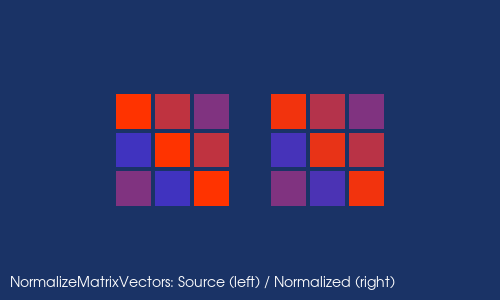

Source code (Python):
#!/usr/bin/env python

# Demonstrate vtkNormalizeMatrixVectors by creating a diagonal matrix
# with off-diagonal entries, normalizing its column vectors, and
# visualizing the before/after matrices as colored heatmaps.

# Factory overrides
import vtkmodules.vtkInteractionStyle  # noqa: F401
import vtkmodules.vtkRenderingFreeType  # noqa: F401
import vtkmodules.vtkRenderingOpenGL2  # noqa: F401

from vtkmodules.vtkFiltersGeneral import vtkNormalizeMatrixVectors
from vtkmodules.vtkFiltersSources import (
    vtkDiagonalMatrixSource,
    vtkPlaneSource,
)
from vtkmodules.vtkRenderingCore import (
    vtkActor,
    vtkPolyDataMapper,
    vtkRenderWindow,
    vtkRenderWindowInteractor,
    vtkRenderer,
    vtkTextActor,
)

# Create a 3x3 diagonal matrix with sub- and super-diagonals
source = vtkDiagonalMatrixSource()
source.SetExtents(3)
source.SetArrayType(0)  # 0 = DENSE
source.SetDiagonal(1.0)
source.SetSuperDiagonal(0.5)
source.SetSubDiagonal(-0.5)
source.Update()

# Normalize column vectors
normalize = vtkNormalizeMatrixVectors()
normalize.AddInputConnection(source.GetOutputPort())
normalize.SetVectorDimension(1)
normalize.Update()

# Read values from the source and normalized arrays
src_arr = source.GetOutput().GetArray(0)
norm_arr = normalize.GetOutput().GetArray(0)

# Visualize both as 3x3 heatmaps side by side
# Source matrix (diagonal=1.0, super=0.5, sub=-0.5):
#   [1.0,  0.5,  0.0]
#   [-0.5, 1.0,  0.5]
#   [0.0, -0.5,  1.0]
# Color mapping: norm_val = (val + 1.0) / 2.0

# Source matrix (left) — row 0
src_cell_0_0 = vtkPlaneSource()
src_cell_0_0.SetOrigin(0, 2, 0)
src_cell_0_0.SetPoint1(0.9, 2, 0)
src_cell_0_0.SetPoint2(0, 2.9, 0)

src_cell_mapper_0_0 = vtkPolyDataMapper()
src_cell_mapper_0_0.SetInputConnection(src_cell_0_0.GetOutputPort())

src_cell_actor_0_0 = vtkActor()
src_cell_actor_0_0.SetMapper(src_cell_mapper_0_0)
src_cell_actor_0_0.GetProperty().SetColor(1.0, 0.2, 0.0)

src_cell_0_1 = vtkPlaneSource()
src_cell_0_1.SetOrigin(1, 2, 0)
src_cell_0_1.SetPoint1(1.9, 2, 0)
src_cell_0_1.SetPoint2(1, 2.9, 0)

src_cell_mapper_0_1 = vtkPolyDataMapper()
src_cell_mapper_0_1.SetInputConnection(src_cell_0_1.GetOutputPort())

src_cell_actor_0_1 = vtkActor()
src_cell_actor_0_1.SetMapper(src_cell_mapper_0_1)
src_cell_actor_0_1.GetProperty().SetColor(0.75, 0.2, 0.25)

src_cell_0_2 = vtkPlaneSource()
src_cell_0_2.SetOrigin(2, 2, 0)
src_cell_0_2.SetPoint1(2.9, 2, 0)
src_cell_0_2.SetPoint2(2, 2.9, 0)

src_cell_mapper_0_2 = vtkPolyDataMapper()
src_cell_mapper_0_2.SetInputConnection(src_cell_0_2.GetOutputPort())

src_cell_actor_0_2 = vtkActor()
src_cell_actor_0_2.SetMapper(src_cell_mapper_0_2)
src_cell_actor_0_2.GetProperty().SetColor(0.5, 0.2, 0.5)

# Source matrix (left) — row 1
src_cell_1_0 = vtkPlaneSource()
src_cell_1_0.SetOrigin(0, 1, 0)
src_cell_1_0.SetPoint1(0.9, 1, 0)
src_cell_1_0.SetPoint2(0, 1.9, 0)

src_cell_mapper_1_0 = vtkPolyDataMapper()
src_cell_mapper_1_0.SetInputConnection(src_cell_1_0.GetOutputPort())

src_cell_actor_1_0 = vtkActor()
src_cell_actor_1_0.SetMapper(src_cell_mapper_1_0)
src_cell_actor_1_0.GetProperty().SetColor(0.25, 0.2, 0.75)

src_cell_1_1 = vtkPlaneSource()
src_cell_1_1.SetOrigin(1, 1, 0)
src_cell_1_1.SetPoint1(1.9, 1, 0)
src_cell_1_1.SetPoint2(1, 1.9, 0)

src_cell_mapper_1_1 = vtkPolyDataMapper()
src_cell_mapper_1_1.SetInputConnection(src_cell_1_1.GetOutputPort())

src_cell_actor_1_1 = vtkActor()
src_cell_actor_1_1.SetMapper(src_cell_mapper_1_1)
src_cell_actor_1_1.GetProperty().SetColor(1.0, 0.2, 0.0)

src_cell_1_2 = vtkPlaneSource()
src_cell_1_2.SetOrigin(2, 1, 0)
src_cell_1_2.SetPoint1(2.9, 1, 0)
src_cell_1_2.SetPoint2(2, 1.9, 0)

src_cell_mapper_1_2 = vtkPolyDataMapper()
src_cell_mapper_1_2.SetInputConnection(src_cell_1_2.GetOutputPort())

src_cell_actor_1_2 = vtkActor()
src_cell_actor_1_2.SetMapper(src_cell_mapper_1_2)
src_cell_actor_1_2.GetProperty().SetColor(0.75, 0.2, 0.25)

# Source matrix (left) — row 2
src_cell_2_0 = vtkPlaneSource()
src_cell_2_0.SetOrigin(0, 0, 0)
src_cell_2_0.SetPoint1(0.9, 0, 0)
src_cell_2_0.SetPoint2(0, 0.9, 0)

src_cell_mapper_2_0 = vtkPolyDataMapper()
src_cell_mapper_2_0.SetInputConnection(src_cell_2_0.GetOutputPort())

src_cell_actor_2_0 = vtkActor()
src_cell_actor_2_0.SetMapper(src_cell_mapper_2_0)
src_cell_actor_2_0.GetProperty().SetColor(0.5, 0.2, 0.5)

src_cell_2_1 = vtkPlaneSource()
src_cell_2_1.SetOrigin(1, 0, 0)
src_cell_2_1.SetPoint1(1.9, 0, 0)
src_cell_2_1.SetPoint2(1, 0.9, 0)

src_cell_mapper_2_1 = vtkPolyDataMapper()
src_cell_mapper_2_1.SetInputConnection(src_cell_2_1.GetOutputPort())

src_cell_actor_2_1 = vtkActor()
src_cell_actor_2_1.SetMapper(src_cell_mapper_2_1)
src_cell_actor_2_1.GetProperty().SetColor(0.25, 0.2, 0.75)

src_cell_2_2 = vtkPlaneSource()
src_cell_2_2.SetOrigin(2, 0, 0)
src_cell_2_2.SetPoint1(2.9, 0, 0)
src_cell_2_2.SetPoint2(2, 0.9, 0)

src_cell_mapper_2_2 = vtkPolyDataMapper()
src_cell_mapper_2_2.SetInputConnection(src_cell_2_2.GetOutputPort())

src_cell_actor_2_2 = vtkActor()
src_cell_actor_2_2.SetMapper(src_cell_mapper_2_2)
src_cell_actor_2_2.GetProperty().SetColor(1.0, 0.2, 0.0)

# Normalized matrix (right, offset by 4) — use norm_arr runtime values
norm_color_0_0 = (norm_arr.GetValue(0, 0) + 1.0) / 2.0
norm_color_0_1 = (norm_arr.GetValue(0, 1) + 1.0) / 2.0
norm_color_0_2 = (norm_arr.GetValue(0, 2) + 1.0) / 2.0
norm_color_1_0 = (norm_arr.GetValue(1, 0) + 1.0) / 2.0
norm_color_1_1 = (norm_arr.GetValue(1, 1) + 1.0) / 2.0
norm_color_1_2 = (norm_arr.GetValue(1, 2) + 1.0) / 2.0
norm_color_2_0 = (norm_arr.GetValue(2, 0) + 1.0) / 2.0
norm_color_2_1 = (norm_arr.GetValue(2, 1) + 1.0) / 2.0
norm_color_2_2 = (norm_arr.GetValue(2, 2) + 1.0) / 2.0

# Normalized — row 0
norm_cell_0_0 = vtkPlaneSource()
norm_cell_0_0.SetOrigin(4, 2, 0)
norm_cell_0_0.SetPoint1(4.9, 2, 0)
norm_cell_0_0.SetPoint2(4, 2.9, 0)

norm_cell_mapper_0_0 = vtkPolyDataMapper()
norm_cell_mapper_0_0.SetInputConnection(norm_cell_0_0.GetOutputPort())

norm_cell_actor_0_0 = vtkActor()
norm_cell_actor_0_0.SetMapper(norm_cell_mapper_0_0)
norm_cell_actor_0_0.GetProperty().SetColor(norm_color_0_0, 0.2, 1.0 - norm_color_0_0)

norm_cell_0_1 = vtkPlaneSource()
norm_cell_0_1.SetOrigin(5, 2, 0)
norm_cell_0_1.SetPoint1(5.9, 2, 0)
norm_cell_0_1.SetPoint2(5, 2.9, 0)

norm_cell_mapper_0_1 = vtkPolyDataMapper()
norm_cell_mapper_0_1.SetInputConnection(norm_cell_0_1.GetOutputPort())

norm_cell_actor_0_1 = vtkActor()
norm_cell_actor_0_1.SetMapper(norm_cell_mapper_0_1)
norm_cell_actor_0_1.GetProperty().SetColor(norm_color_0_1, 0.2, 1.0 - norm_color_0_1)

norm_cell_0_2 = vtkPlaneSource()
norm_cell_0_2.SetOrigin(6, 2, 0)
norm_cell_0_2.SetPoint1(6.9, 2, 0)
norm_cell_0_2.SetPoint2(6, 2.9, 0)

norm_cell_mapper_0_2 = vtkPolyDataMapper()
norm_cell_mapper_0_2.SetInputConnection(norm_cell_0_2.GetOutputPort())

norm_cell_actor_0_2 = vtkActor()
norm_cell_actor_0_2.SetMapper(norm_cell_mapper_0_2)
norm_cell_actor_0_2.GetProperty().SetColor(norm_color_0_2, 0.2, 1.0 - norm_color_0_2)

# Normalized — row 1
norm_cell_1_0 = vtkPlaneSource()
norm_cell_1_0.SetOrigin(4, 1, 0)
norm_cell_1_0.SetPoint1(4.9, 1, 0)
norm_cell_1_0.SetPoint2(4, 1.9, 0)

norm_cell_mapper_1_0 = vtkPolyDataMapper()
norm_cell_mapper_1_0.SetInputConnection(norm_cell_1_0.GetOutputPort())

norm_cell_actor_1_0 = vtkActor()
norm_cell_actor_1_0.SetMapper(norm_cell_mapper_1_0)
norm_cell_actor_1_0.GetProperty().SetColor(norm_color_1_0, 0.2, 1.0 - norm_color_1_0)

norm_cell_1_1 = vtkPlaneSource()
norm_cell_1_1.SetOrigin(5, 1, 0)
norm_cell_1_1.SetPoint1(5.9, 1, 0)
norm_cell_1_1.SetPoint2(5, 1.9, 0)

norm_cell_mapper_1_1 = vtkPolyDataMapper()
norm_cell_mapper_1_1.SetInputConnection(norm_cell_1_1.GetOutputPort())

norm_cell_actor_1_1 = vtkActor()
norm_cell_actor_1_1.SetMapper(norm_cell_mapper_1_1)
norm_cell_actor_1_1.GetProperty().SetColor(norm_color_1_1, 0.2, 1.0 - norm_color_1_1)

norm_cell_1_2 = vtkPlaneSource()
norm_cell_1_2.SetOrigin(6, 1, 0)
norm_cell_1_2.SetPoint1(6.9, 1, 0)
norm_cell_1_2.SetPoint2(6, 1.9, 0)

norm_cell_mapper_1_2 = vtkPolyDataMapper()
norm_cell_mapper_1_2.SetInputConnection(norm_cell_1_2.GetOutputPort())

norm_cell_actor_1_2 = vtkActor()
norm_cell_actor_1_2.SetMapper(norm_cell_mapper_1_2)
norm_cell_actor_1_2.GetProperty().SetColor(norm_color_1_2, 0.2, 1.0 - norm_color_1_2)

# Normalized — row 2
norm_cell_2_0 = vtkPlaneSource()
norm_cell_2_0.SetOrigin(4, 0, 0)
norm_cell_2_0.SetPoint1(4.9, 0, 0)
norm_cell_2_0.SetPoint2(4, 0.9, 0)

norm_cell_mapper_2_0 = vtkPolyDataMapper()
norm_cell_mapper_2_0.SetInputConnection(norm_cell_2_0.GetOutputPort())

norm_cell_actor_2_0 = vtkActor()
norm_cell_actor_2_0.SetMapper(norm_cell_mapper_2_0)
norm_cell_actor_2_0.GetProperty().SetColor(norm_color_2_0, 0.2, 1.0 - norm_color_2_0)

norm_cell_2_1 = vtkPlaneSource()
norm_cell_2_1.SetOrigin(5, 0, 0)
norm_cell_2_1.SetPoint1(5.9, 0, 0)
norm_cell_2_1.SetPoint2(5, 0.9, 0)

norm_cell_mapper_2_1 = vtkPolyDataMapper()
norm_cell_mapper_2_1.SetInputConnection(norm_cell_2_1.GetOutputPort())

norm_cell_actor_2_1 = vtkActor()
norm_cell_actor_2_1.SetMapper(norm_cell_mapper_2_1)
norm_cell_actor_2_1.GetProperty().SetColor(norm_color_2_1, 0.2, 1.0 - norm_color_2_1)

norm_cell_2_2 = vtkPlaneSource()
norm_cell_2_2.SetOrigin(6, 0, 0)
norm_cell_2_2.SetPoint1(6.9, 0, 0)
norm_cell_2_2.SetPoint2(6, 0.9, 0)

norm_cell_mapper_2_2 = vtkPolyDataMapper()
norm_cell_mapper_2_2.SetInputConnection(norm_cell_2_2.GetOutputPort())

norm_cell_actor_2_2 = vtkActor()
norm_cell_actor_2_2.SetMapper(norm_cell_mapper_2_2)
norm_cell_actor_2_2.GetProperty().SetColor(norm_color_2_2, 0.2, 1.0 - norm_color_2_2)

# Label
label = vtkTextActor()
label.SetInput("NormalizeMatrixVectors: Source (left) / Normalized (right)")
label.GetTextProperty().SetFontSize(14)
label.GetTextProperty().SetColor(1, 1, 1)
label.SetPosition(10, 10)

# Renderer
renderer = vtkRenderer()
renderer.AddActor(src_cell_actor_0_0)
renderer.AddActor(src_cell_actor_0_1)
renderer.AddActor(src_cell_actor_0_2)
renderer.AddActor(src_cell_actor_1_0)
renderer.AddActor(src_cell_actor_1_1)
renderer.AddActor(src_cell_actor_1_2)
renderer.AddActor(src_cell_actor_2_0)
renderer.AddActor(src_cell_actor_2_1)
renderer.AddActor(src_cell_actor_2_2)
renderer.AddActor(norm_cell_actor_0_0)
renderer.AddActor(norm_cell_actor_0_1)
renderer.AddActor(norm_cell_actor_0_2)
renderer.AddActor(norm_cell_actor_1_0)
renderer.AddActor(norm_cell_actor_1_1)
renderer.AddActor(norm_cell_actor_1_2)
renderer.AddActor(norm_cell_actor_2_0)
renderer.AddActor(norm_cell_actor_2_1)
renderer.AddActor(norm_cell_actor_2_2)
renderer.AddViewProp(label)
renderer.SetBackground(0.1, 0.2, 0.4)

# Window
render_window = vtkRenderWindow()
render_window.AddRenderer(renderer)
render_window.SetSize(500, 300)
render_window.SetWindowName("array normalize matrix vectors")

# Interactor
interactor = vtkRenderWindowInteractor()
interactor.SetRenderWindow(render_window)

# Scene
renderer.ResetCamera()

interactor.Initialize()
interactor.Start()
